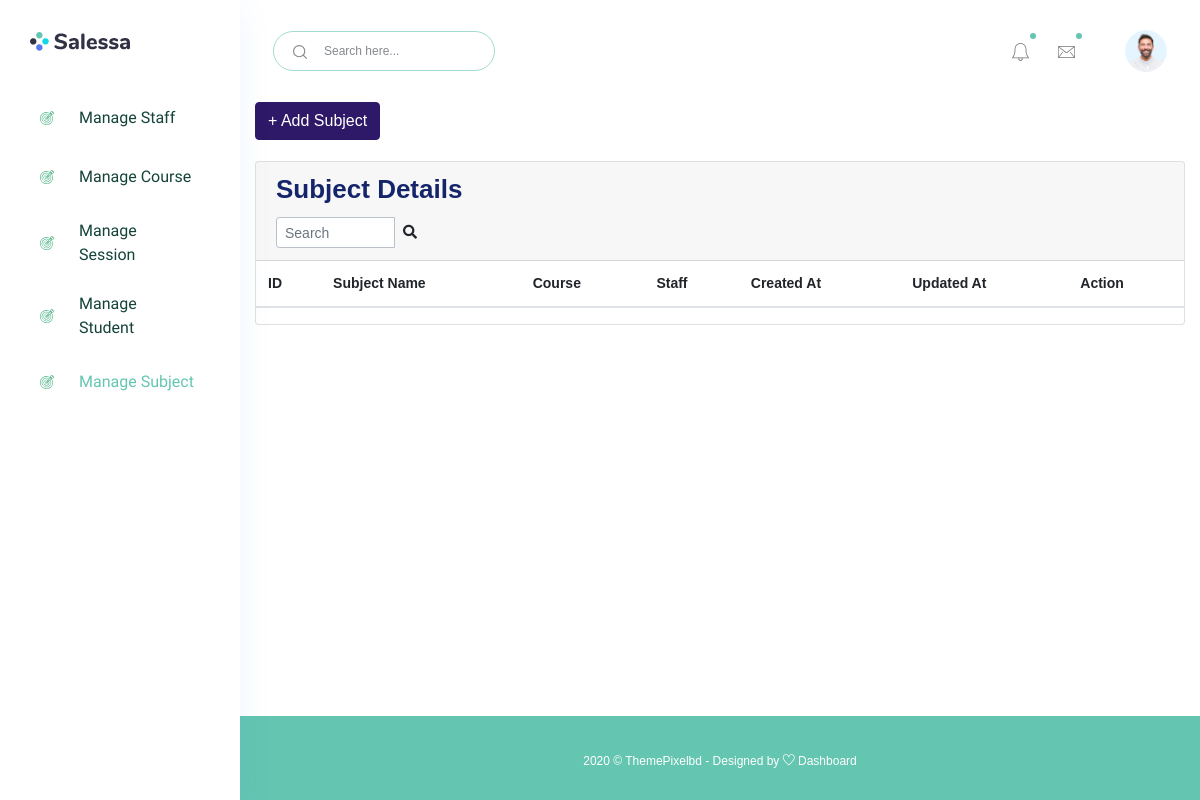
The app's page /manage_subject/ (signed in), older data.
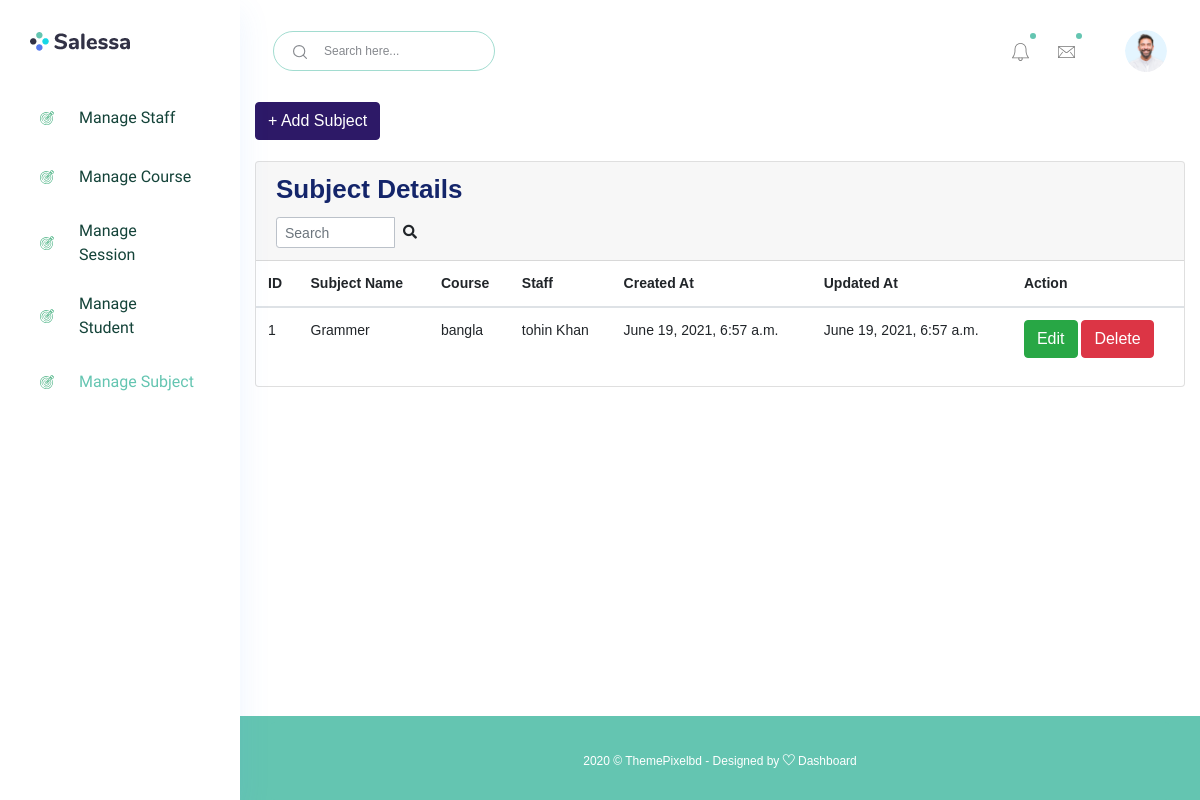
The same page, newer data.
### accounts/models.py (models this page shows)
class Subjects(models.Model):
    id =models.AutoField(primary_key=True)
    subject_name = models.CharField(max_length=255)
    course_id = models.ForeignKey(Courses, on_delete=models.CASCADE, default=1) #need to give defauult course
    staff_id = models.ForeignKey(CustomUser, on_delete=models.CASCADE)
    created_at = models.DateTimeField(auto_now_add=True)
    updated_at = models.DateTimeField(auto_now=True)
    objects = models.Manager()

class Courses(models.Model):
    id = models.AutoField(primary_key=True)
    course_name = models.CharField(max_length=255)
    created_at = models.DateTimeField(auto_now_add=True)
    updated_at = models.DateTimeField(auto_now=True)
    objects = models.Manager()

class CustomUser(AbstractUser):
    user_type_data = ((1, "HOD"), (2, "Staff"), (3, "Student"))
    user_type = models.CharField(default=1, choices=user_type_data, max_length=10)

### accounts/HodViews.py (the view)
# urls.py: path('manage_subject/', HodViews.manage_subject, name="manage_subject"),
def manage_subject(request):
    subjects = Subjects.objects.all()
    context = {
        "subjects": subjects
    }
    return render(request, 'hod_template/manage_subject_template.html', context)

### accounts/LoginCheckMiddleWare.py (called while the page is built, shortened)
    def process_view(self, request, view_func, view_args, view_kwargs):
        modulename = view_func.__module__
        user = request.user
        if user.is_authenticated:
            if user.user_type == "1":
                if modulename == "accounts.HodViews":
                    pass
                elif modulename == "accounts.views" or modulename == "django.views.static":
                    pass
                else:
                    return redirect("admin_home")
            else:
                return redirect("login")
        else:
            if request.path == reverse("login") or request.path == reverse("doLogin"):
                pass
            else:
                return redirect("login")

### templates/hod_template/manage_subject_template.html (shortened to what this page needs)
{% extends 'hod_template/base_template.html' %}
{% block main_content %}
{% load static %}
<section class="content">
        <div class="container-fluid">
            <a class="btn btn-primary" href="{% url 'add_subject' %}" role="button">+ Add Subject</a> <br/>&nbsp;
            <div class="row">
                <div class="col-md-12">
                    <div class="card">
                        <div class="card-header">
                            <h3 class="card-title">Subject Details</h3>
                            <div class="card-tools">
                            <div class="input-group input-group-sm" style="width: 150px;">
                                <input type="text" name="table_search" class="form-control float-right" placeholder="Search">
                                <div class="input-group-append">
                                <button type="submit" class="btn btn-default"><i class="fas fa-search"></i></button>
                                </div>
                            </div>
                            </div>
                        </div>
                        <div class="card-body table-responsive p-0">
                            <table class="table table-hover text-nowrap">
                            <thead>
                                <tr>
                                <th>ID</th>
                                <th>Subject Name</th>
                                <th>Course</th>
                                <th>Staff</th>
                                <th>Created At</th>
                                <th>Updated At</th>
                                <th>Action</th>
                                </tr>
                            </thead>
                            <tbody>
                                {% for subject in subjects %}
                                <tr>
                                <td>{{ subject.id }}</td>
                                <td>{{ subject.subject_name }}</td>
                                <td>{{ subject.course_id.course_name }}</td>
                                <td>{{ subject.staff_id.first_name }} {{ subject.staff_id.last_name }}</td>
                                <td>{{ subject.created_at }}</td>
                                <td>{{ subject.updated_at }}</td>
                                <td>
                                    <a href="{% url 'edit_subject' subject.id %}" class="btn btn-success">Edit</a>
                                    <a href="{% url 'delete_subject' subject.id %}" class="btn btn-danger">Delete</a>
                                </td>
                                </tr>
                                {% endfor %}
                            </tbody>
                            </table>
                        </div>
                        </div>
                </div>
            </div>
        </div>
      </section>
  {% endblock main_content %}

Row changes from the older to the newer data that the page shows:
added Subjects: id "1", subject_name "Grammer", course_id.course_name "bangla", staff_id.first_name "tohin", staff_id.last_name "Khan", created_at "June 19, 2021, 6:57 a.m.", updated_at "June 19, 2021, 6:57 a.m."
